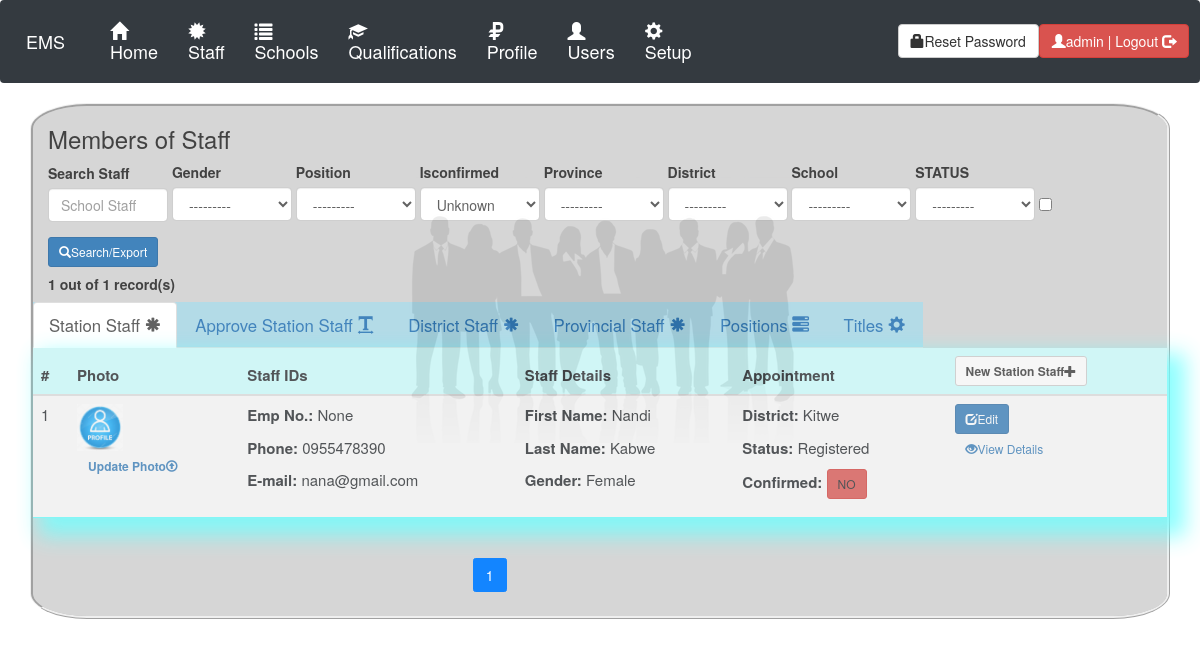
Screenshot of /staff/allstaff (signed in) with the database file from the repository.
### school/models.py (models this page shows)
class Province(models.Model):
    province = models.CharField("Province",max_length=30,unique=True)
    datecreated= models.DateTimeField(auto_now_add=True)
    districtnumber = models.IntegerField(default=0)
    schoolnumber = models.IntegerField(default=0)
    staffnumber = models.IntegerField(default=0)
    author = models.ForeignKey(User,on_delete=models.DO_NOTHING)
    def __str__(self):
        return self.province

class District(models.Model):
    district = models.CharField("Location",max_length=30,unique=True)
    datecreated= models.DateTimeField(auto_now_add=True)
    province = models.ForeignKey(Province,on_delete=models.DO_NOTHING)
    schoolnumber = models.IntegerField(default=0)
    staffnumber = models.IntegerField(default=0)
    author = models.ForeignKey(User,on_delete=models.DO_NOTHING)
    def __str__(self):
        return self.district

### staff/models.py (models this page shows)
class Staff(models.Model):
    GENDER = (('M', 'Male'),('F', 'Female'))
    STATUS = (('Registered', 'Registered'),('Pending', 'Pending'),('Updated', 'Updated'),('Approved', 'Approved'),('Disapproved', 'Disapproved'))
    tsnumber = models.CharField("TS Number",unique=True,null=True,max_length=8)
    fname = models.CharField("First Name",max_length=20)
    lname = models.CharField("Last Name",max_length=20)
    mname = models.CharField("Middle Name",max_length=20,blank=True)
    email = models.EmailField("Email",null=True,unique=True)
    gender = models.CharField("Gender",choices=GENDER,max_length=1)
    status = models.CharField("STATUS",choices=STATUS,max_length=11,default="Registered")
    isconfirmed = models.BooleanField(default=False)
    empnumber = models.CharField("Employee No.",unique=True,null=True,max_length=8)
    mobile=models.CharField("Contact No.", max_length=20,blank=True,null=True,unique=True)
    nrc = models.CharField("NRC",max_length=11,null=True)
    birth_date = models.DateField("Date of Birth", auto_now=False, null=True)
    first_appointment = models.DateField("Date of First Appointment", auto_now=False, null=True)
    title = models.ForeignKey(Title,null=True,on_delete=models.SET_NULL)
    position = models.ForeignKey(Position,null=True,on_delete=models.SET_NULL)
    school = models.ForeignKey(School,null=True,on_delete=models.SET_NULL)
    district = models.ForeignKey(District,null=True,on_delete=models.SET_NULL)
    province = models.ForeignKey(Province,null=True,on_delete=models.SET_NULL)
    datecreated= models.DateTimeField(auto_now_add=True)
    author = models.ForeignKey(User,on_delete=models.DO_NOTHING)
    search = models.CharField("Search",max_length=200,null=True)
    comment = models.CharField("Comment",max_length=200,default=" ")
    export_to_file=models.BooleanField(default=False)
    qualifications = models.IntegerField(default=0)
    profilepic=models.ImageField("Staff Photo",upload_to='profile',default="profile/profile.jpg")
    is_updated=models.BooleanField(default=False)
    is_active=models.BooleanField(default=False)
    def __str__(self):
        return self.fname +" "+self.lname+"_"+str(self.empnumber)

### staff/views.py (the view, shortened to what this page needs)
# urls.py: path('staff/allstaff', views.all_staff,name='allstaff'),
@permission_required('staff.view_staff')
def all_staff(request):
    level=Userlevel.objects.get(user=request.user)
    if user_validate(request,level.level,level.staff):
        if level.level==1:
            records=Staff.objects.all().order_by('-id')
            allrecords=Staff.objects.all().order_by('-id')
            allrecords=str(allrecords).replace("[<",'')
            allrecords=allrecords.replace(">]",'')
            allrecords=allrecords.replace(">",'')
            allrecords=allrecords.replace("<",'')
            allrecords=allrecords.replace("Staff:",'')
            totalrecords=Staff.objects.all().count()
            filtered=records.count()
            myFilter=StaffFilter(request.POST,queryset=records)
        elif level.level==2:
            staff=Provincialstaff.objects.get(id=level.staff)
            records=Staff.objects.filter(province_id=staff.province_id).order_by('-id')
            totalrecords=Staff.objects.filter(province_id=staff.province_id).count()
            filtered=records.count()
            myFilter=StaffFilter2(request.POST,queryset=records)
        elif level.level==3:
            staff=Districtstaff.objects.get(id=level.staff)
            records=Staff.objects.filter(district_id=staff.district_id).order_by('-id')
            totalrecords=Staff.objects.filter(district_id=staff.district_id).count()
            filtered=records.count()
            myFilter=StaffFilter3(request.POST,queryset=records)
        elif level.level==4:
            staff=Staff.objects.get(id=level.staff)
            records=Staff.objects.filter(school_id=staff.school_id).order_by('-id')
            totalrecords=Staff.objects.filter(school_id=staff.school_id).count()
            myFilter=StaffFilter4(request.POST,queryset=records)
        else:
            records=Staff.objects.none()
            totalrecords=0
            myFilter=StaffFilterNone(request.POST,queryset=records)
        filtered=records.count()
        records=myFilter.qs
        filteredrecords=records
        paginator=Paginator(records,15)
        page_num=request.GET.get('page', 1)
        records=paginator.get_page(page_num)
        pagecount=int(len(list(records)))
        counted=str(pagecount) +" out of "+str(totalrecords)+" record(s)"
        form=ExportStaff(request.POST or None)
        context={"title":"Members of Staff","records":records,"allstaff":"active","counted":counted,"myFilter":myFilter,"form":form}
        return render(request,'staff/allstaff.html',context)
    return redirect('/')

### staff/forms.py
class ExportStaff(forms.ModelForm):
    class Meta:
        model=Staff
        fields=('export_to_file',)
        labels={'export_to_file':'',}

### account/views.py (called while the page is built, shortened)
def user_validate(request,level,userid):
    if level==1:
        return True

### staff/views.py (called while the page is built)
def permission_required(perm, login_url=None, raise_exception=True):
	def check_perms(user):
		if isinstance(perm, six.string_types):
			perms = (perm, )
		else:
			perms = perm
		if user.has_perms(perms):
			return True
		if raise_exception and user.pk:
			raise PermissionDenied
		return False
	return user_passes_test(check_perms, login_url=login_url)

### staff/templates/staff/allstaff.html (shortened to what this page needs)
{% extends 'template.html' %}
{% block content %}
{% include 'staff/stafftab.html' %}
	<table class="table table-striped table-hover">
     <thead>
        <th>#</th>
        <th>Photo</th>
        <th>Staff IDs</th>
        <th>Staff Details</th>
        <th>Appointment</th>
        <th>{% if perms.staff.add_staff %}
            <a class="btn btn-default btn-sm" href="{% url 'createstaff' %}"><strong>New Station Staff<i class="glyphicon glyphicon-plus"></i></strong></a>
            {% else %}Action{% endif %}
        </th>
    </thead>
    {% for record in records.object_list %}
        <tr>
            <td>{{forloop.counter}}</td>
            <td style="width: 15%;">
                {% if record.profilepic == "profile/profile.jpg" %}
                <a href="{{record.profilepic.url}}"><img src="{{record.profilepic.url}}" style="width:30%;"></a>
                {% else %}
                <a href="{{record.profilepic.url}}"><img src="{{record.profilepic.url}}" style="width:50%;"></a>
                {% endif %}
                {% if perms.staff.change_staff %}
                <form method="GET" action="{% url 'updatestaffphoto' id=record.id %}">
                <button class="btn btn-link btn-sm"><strong>Update Photo<i class="glyphicon glyphicon-upload"></i></strong></button>
                </form>
                {% endif %}
            </td>
            <td>
                <p><b>Emp No.:</b> {{record.empnumber}}</p>
                <p><b>Phone:</b> {{record.mobile}}</p>
                <p><b>E-mail:</b> {{record.email}}</p>
            </td>
            <td>
                <p><b>First Name:</b> {{record.fname}} </p>
                <p><b>Last Name:</b> {{record.lname}}</p>
                <p><b>Gender: </b> {% if record.gender == 'M' %}Male{% else %}Female{% endif %}</p>
            </td>
            <td>
                <p><b>District:</b> {{record.district}}</p>
                <p><b>Status:</b> {% if not record.status == "Disapproved" %} {{record.status}} {% else %} {{record.status}} <br/> <label style="color: red;">{{record.comment}} </label> {% endif %} </p>
                <p><b>Confirmed:</b> {% if record.isconfirmed %}<a class="btn btn-success btn-sm">YES</a>{% else %}<a class="btn btn-danger btn-sm">NO</a>{% endif %}</p>
            </td>
            <td>
            <div>
                {% if perms.staff.change_staff %} {% if record.status == "Registered" %}
                <a href="{% url 'updatestaffbio' id=record.id %}" class="btn btn-primary btn-sm"><i class="glyphicon glyphicon-edit"></i>Edit</a>
                {% endif %}{% endif %}
            </div>
            <div>
                {% if perms.staff.view_staff %}
                <a href="{% url 'staffprofile' id=record.id %}" class="btn btn-link btn-sm"><i class="glyphicon glyphicon-eye-open"></i>View Details</a>
                {% endif %}
            </div>
            </td>
        </tr>
    {% endfor %}
</table>
{% endblock %}

### account/templates/template.html (shortened to what this page needs)
<!DOCTYPE html>
<html>
<head>
</head>
{% load crispy_forms_tags %}
{% load static %}
<link rel="stylesheet" href="{% static 'css/style.css' %}" type="text/css" />
<link rel="stylesheet" href="{% static '/css/bootstrap.min.css' %}">
<link rel="stylesheet" href="https://maxcdn.bootstrapcdn.com/bootstrap/3.4.0/css/bootstrap.min.css"/>
<body>
{% include 'navbar.html' %}
	<div class="container" style="background-color: lightgray;border-radius: 5%;border: ridge;opacity: 0.92">
        {% if request.user.is_authenticated %}
        <h3>{{sub}} {{title}}</h3>
      <form method="POST" class="myDiv" >
          {{myFilter.form|crispy}}
          {{form}}
          <button class="btn btn-primary btn-sm" style="display: {{showform}}"><i class="glyphicon glyphicon-search"></i>Search/Export</button>
        </form>
        <h5><strong>{{counted}}</strong></h5>
      <div class="row">
            {% block content %}
            {% endblock content %}
            <nav aria-label="...">
              <ul class="pagination">
                {% for n in records.paginator.page_range %}
                  {% if records.number == n %}
                  <li class="page-item active" aria-current="page">
                    <a class="page-link" href="?page={{ n }}">{{ n }}</a>
                  </li>
                  {% elif n > records.number|add:-4 and n < records.number|add:4 %}
                  <li class="page-item">
                    <a class="page-link" href="?page={{ n }}">{{ n }}</a>
                  </li>
                  {% endif %}
                {% endfor %}
              </ul>
            </nav>
		</div>
  {% else %}
      <div>
            <p style="background-color: red;font-size: 2.5em"> You are not logged in!</p><hr>
      </div>
      {% endif %}
    </div>
</body>
</html>

### account/templates/navbar.html (shortened to what this page needs)
<nav class="navbar navbar-expand-md navbar-dark fixed-top bg-dark">
  <a class="navbar-brand" href="{% url 'home' %}">EMS
  </a>
  <div class="collapse navbar-collapse" id="navbarCollapse">
    {% if request.user.is_authenticated %}
    <ul class="navbar-nav mr-auto">
      <h4>
        <li class="nav-item active">
          <a class="nav-link" href="{% url 'home' %}">
            <i class="glyphicon glyphicon-home"></i>
            <br/>Home</a>
        </li>
      </h4>
        {% include 'blank.html' %}
        <h4>
        <li class="nav-item active">
        {% if perms.staff.view_staffmodule %}
          <a class="nav-link" href="{% url 'staffmodule' %}">
           <i class="glyphicon glyphicon-certificate"></i>
            <br/>Staff</a>
            {% endif %}
        </li>
        </h4>
        {% include 'blank.html' %}
        <h4>
        <li class="nav-item active">
          {% if perms.school.view_schoolmodule %}
          <a class="nav-link" href="{% url 'schoolmodule' %}">
              <i class="glyphicon glyphicon-list"></i>
              <br/>Schools</a>
              {% endif %}
        </li>
        </h4>
        {% include 'blank.html' %}
        <h4>
        <li class="nav-item active">
          {% if perms.qualification.view_qualificationmodule %}
          <a class="nav-link" href="{% url 'qualicationmodule' %}">
              <i class="glyphicon glyphicon-education"></i>
              <br/>Qualifications</a>
              {% endif %}
        </li>
        </h4>
        {% include 'blank.html' %}
        <h4>
        <li class="nav-item active">
          {% if perms.staff.view_myprofile %} {% if user.is_active %}
          <a class="nav-link" href="{% url 'myprofile' %}"><i class="glyphicon glyphicon-ruble"></i>
            <br/>Profile</a>
            {% endif %} {% endif %}
        </li>
        </h4>
        {% include 'blank.html' %}
        <h4>
        <li class="nav-item active">
          {% if perms.account.view_usermodule %}
          <a class="nav-link" href="{% url 'user' %}">
             <i class="glyphicon glyphicon-user"></i>
              <br/>Users</a>
              {% endif %}
        </li>
        </h4>
        {% include 'blank.html' %}
        <h4>
        <li class="nav-item active">
          {% if perms.account.view_setupmodule %}
          <a class="nav-link" href="{% url 'setup' %}">
            <i class="glyphicon glyphicon-cog"></i>
            <br/>Setup</a>
            {% endif %}
        </li>
        </h4>
    </ul>
      {% endif %}
  </div>
  {% if request.user.is_authenticated %}
  <a href="{% url 'changepassword' %}" class="btn btn-default"><i class="glyphicon glyphicon-lock"></i>Reset Password</a>
    <a href="{% url 'userlogout' %}" class="btn btn-danger" onclick="return confirm('Logout of the System?')">
    <i class="glyphicon glyphicon-user"></i>{{ user }} | Logout <i class="glyphicon glyphicon-log-out"></i></a>
  {% endif %}
</nav>

### account/static/css/style.css (style rules this page uses)
body { background-image: url("../img/new.png"); background-position: center; min-height: 380px; background-repeat: no-repeat; position: relative; }
.myDiv div { width: 10vw; display: inline-block; }
table { width: 100%; text-align: center; box-shadow: 12px 12px 20px 6px #66FFFF; font-size: 15px; overflow-x:auto; border-collapse: collapse; opacity: 0.8; }
table tr:nth-child(odd) { background: #CCFFFF; }
th, td { padding: 8px; text-align: left; border-bottom: 1px solid #66FFFF; }

### rows the page displays
Province: province "---------"
District: district "---------"
Staff: profilepic (placeholder picture), empnumber "None", mobile "0955478390", email "nana@gmail.com", fname "Nandi", lname "Kabwe", gender "Female", district "Kitwe", status "Registered", isconfirmed "NO", shows "Edit"

### other values shown
{{ user }} "admin"
{{ title }} "Members of Staff"
{{ counted }} "1 out of 1 record(s)"
{{ n }} "1"
